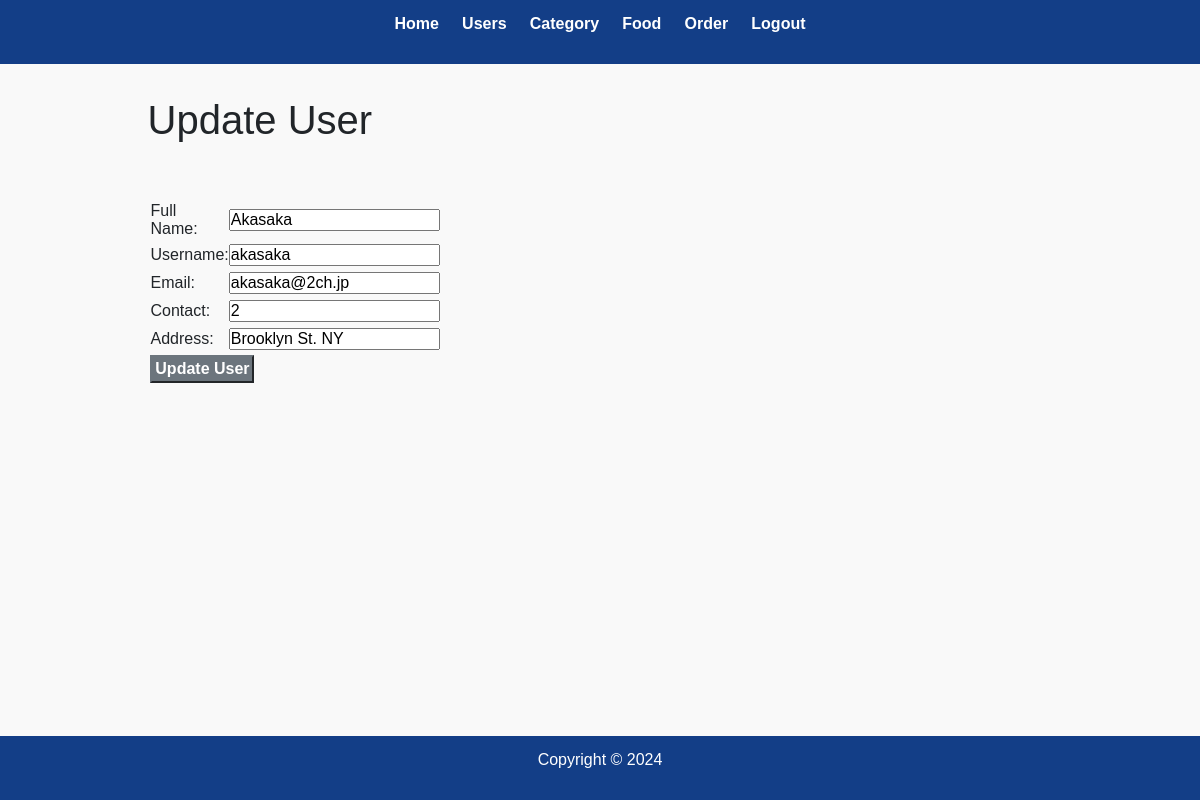
Page /admin/update-users.php?id=25 (signed in) on the committed database.
### tables this page shows
CREATE TABLE `users` (
  `id` int(11) NOT NULL,
  `username` varchar(50) NOT NULL,
  `password` varchar(255) NOT NULL,
  `customer_name` varchar(150) NOT NULL,
  `customer_email` varchar(150) NOT NULL,
  `customer_contact` bigint(25) NOT NULL,
  `customer_address` varchar(255) NOT NULL,
  `created_at` datetime DEFAULT current_timestamp()
);

### admin/update-users.php (the view, shortened to what this page needs)
<?php include('includes/menu.php'); ?>
<div class="main-content">
    <div class="wrapper">
        <h1>Update User</h1>
        <br><br>
        <?php
            $id=$_GET['id'];
            $sql="SELECT * FROM users WHERE id=$id";
            $res=mysqli_query($conn, $sql);
            if($res==true)
            {
                $count = mysqli_num_rows($res);
                if($count==1)
                {
                    $row=mysqli_fetch_assoc($res);
                    $full_name = $row['customer_name'];
                    $username = $row['username'];
                    $customer_email= $row['customer_email'];
                    $customer_contact= $row['customer_contact'];
                    $customer_address= $row['customer_address'];
                }
                else
                {
                    header('location:'.SITEURL.'admin/manage-users.php');
                }
            }
        ?>
        <form action="" method="POST">
            <table class="tbl-30">
                <tr>
                    <td>Full Name: </td>
                    <td>
                        <input type="text" name="customer_name" value="<?php echo $full_name; ?>">
                    </td>
                </tr>
                <tr>
                    <td>Username: </td>
                    <td>
                        <input type="text" name="username" value="<?php echo $username; ?>">
                    </td>
                </tr>
                <tr>
                    <td>Email: </td>
                    <td>
                        <input type="text" name="customer_email" value="<?php echo $customer_email; ?>">
                    </td>
                </tr>
                <tr>
                    <td>Contact: </td>
                    <td>
                        <input type="text" name="customer_contact" value="<?php echo $customer_contact; ?>">
                    </td>
                </tr>
                <tr>
                    <td>Address: </td>
                    <td>
                        <input type="text" name="customer_address" value="<?php echo $customer_address; ?>">
                    </td>
                </tr>
                <tr>
                    <td colspan="2">
                        <input type="submit" name="submit" value="Update User" class="btn-secondary">
                    </td>
                </tr>
            </table>
        </form>
    </div>
</div>
<?php include('includes/footer.php'); ?>

### css/admin.css (style rules this page uses)
* { margin: 0; padding: 0; font-family: Arial, Helvetica, sans-serif; }
.wrapper { padding: 1%; width: 80%; margin: 0 auto; }
.tbl-30 { width: 30%; }
table tr td { padding: 1%; }
.btn-secondary { background-color: #7bed9f; padding: 1%; color: black; text-decoration: none; font-weight: bold; }
.main-content { background-color: #f1f2f6; padding: 3% 0; }
html, body { height: 100%; margin: 0; display: flex; flex-direction: column; }
.main-content { flex: 1; padding: 20px; box-sizing: border-box; background-color: #f9f9f9; }

### rows in the picture
users: customer_name "Akasaka", username "akasaka", customer_email "akasaka@2ch.jp", customer_contact "2", customer_address "Brooklyn St. NY"
